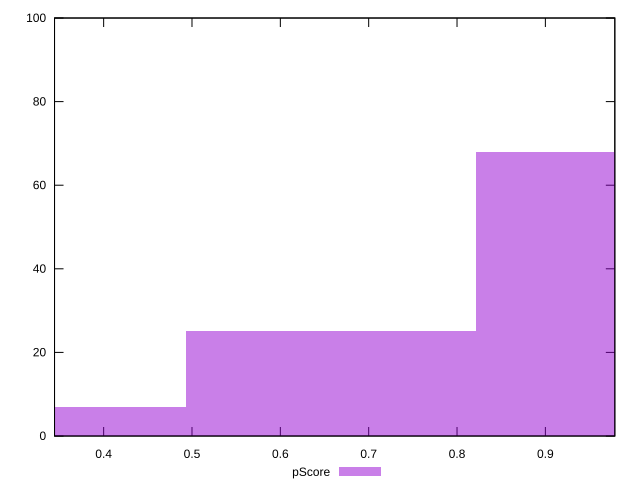

Source code (gnuplot):
reset

$pScore <<EOF
0.3287224678105661 7
0.6574449356211322 25
0.9861674034316983 68
EOF

set key outside below
set boxwidth 0.3287224678105661
set xrange [0.3444011703887138:0.9786170689531594]
set yrange [0:100]
set trange [0:100]
set style fill transparent solid 0.5 noborder
set terminal svg size 640, 490 enhanced background rgb 'white'
set output "report_00017_2021-02-10T15-08-03.406Z/total-blocking-time/samples/pages+cached/pScore/histogram.svg"

plot $pScore title "pScore" with boxes

reset
